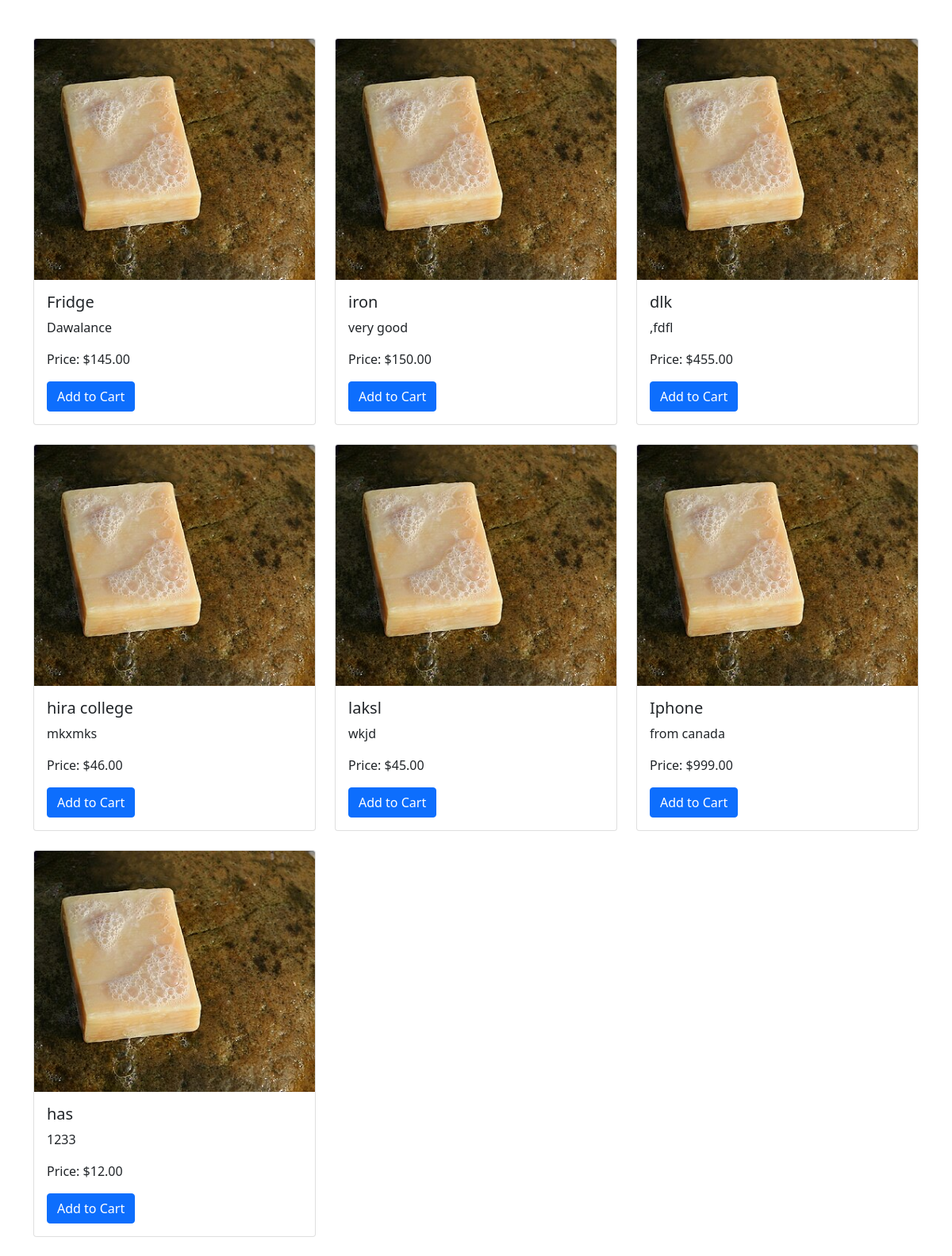
/product_list/, run on an earlier commit of the app's database.
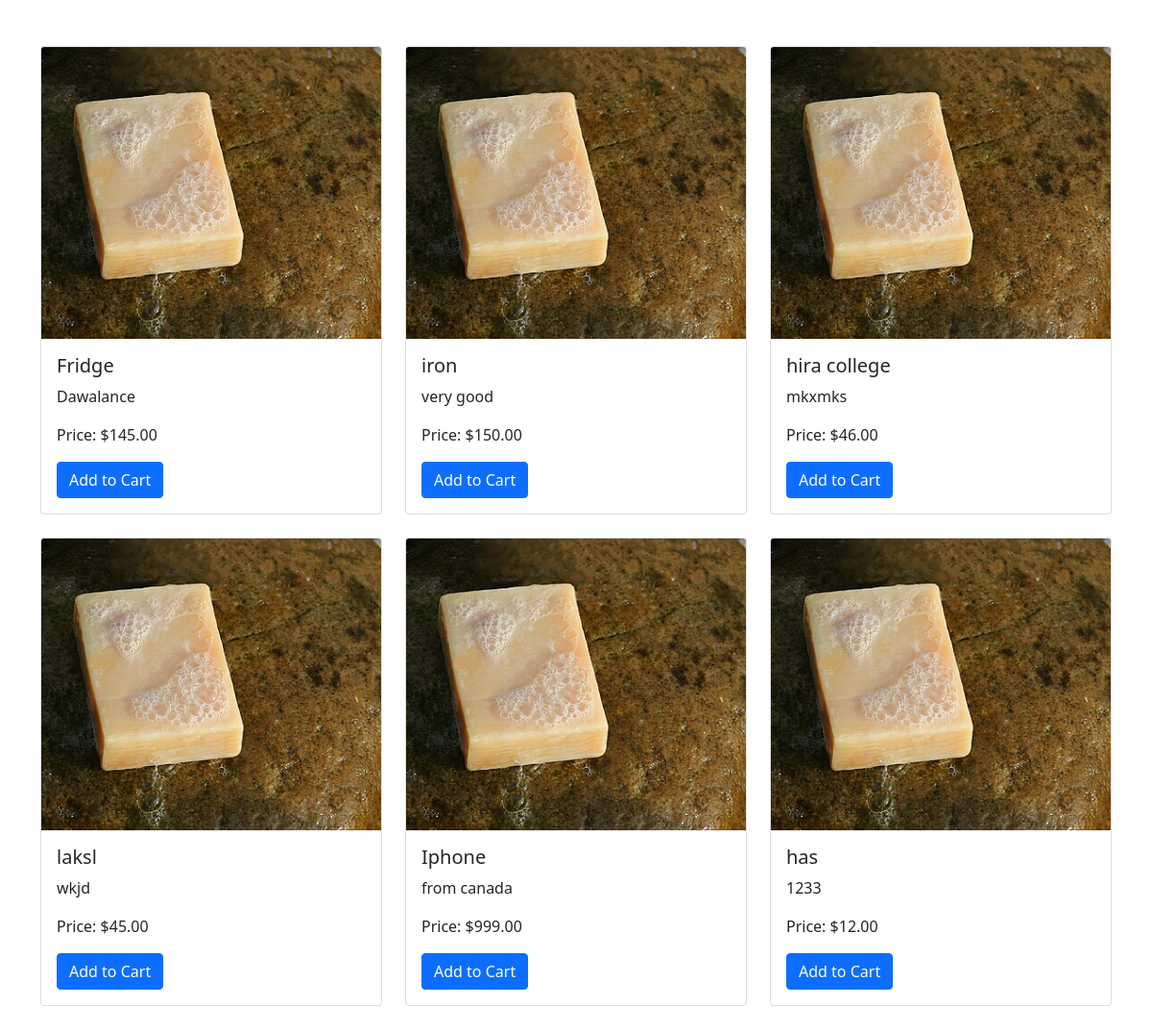
And on a later commit of the database.
### myapp/models.py (models this page shows, shortened)
class products1(models.Model):
    product_id = models.AutoField(primary_key=True)
    name = models.CharField(max_length=200)
    description = models.CharField(max_length=200)
    seller = models.ForeignKey(Seller, on_delete=models.CASCADE)
    category = models.ForeignKey(Category, on_delete=models.CASCADE)
    price = models.DecimalField(max_digits=10, decimal_places=2)
    quantity = models.IntegerField()
    image = models.FileField(upload_to='media/', null=True, blank=True)

### myapp/views.py (the view)
# urls.py: path('product_list/',views.product_list,name="product_list"),
def product_list(request):
    product = products1.objects.all()
    return render(request, 'product_list.html', {'products': product})

### templates/product_list.html (shortened to what this page needs)
<!doctype html>
<html lang="en">
  <head>
    <link href="https://cdn.jsdelivr.net/npm/bootstrap@5.0.2/dist/css/bootstrap.min.css" rel="stylesheet">
  </head>
  <body>
   <div class="container mt-5">
    <div class="row">
        {% for product in products %}
        <div class="col-md-4 mb-4">
            <div class="card">
                <img src="/static/assets/soa.jpg" class="card-img-top" alt="{{ product.name }}">
                <div class="card-body">
                    <h5 class="card-title">{{ product.name }}</h5>
                    <p class="card-text">{{ product.description }}</p>
                    <p class="card-text">Price: ${{ product.price }}</p>
                    <button class="btn btn-primary add-to-cart" data-product-id="">Add to Cart</button>
                </div>
            </div>
        </div>
        {% endfor %}
    </div>
</div>
  </body>
</html>

What changed in the data, as far as the page shows it:
removed products1: name "dlk", description ",fdfl", price "455.00"
